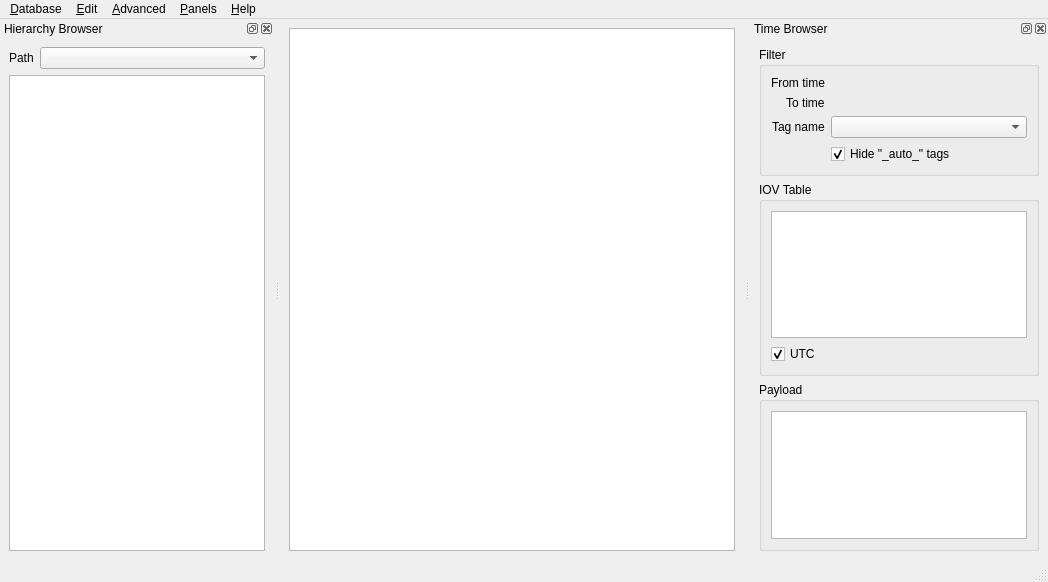
<ui version="4.0" >
 <author>Marco Clemencic</author>
 <class>MainWindow</class>
 <widget class="QMainWindow" name="MainWindow" >
  <property name="geometry" >
   <rect>
    <x>0</x>
    <y>0</y>
    <width>1048</width>
    <height>582</height>
   </rect>
  </property>
  <property name="contextMenuPolicy" >
   <enum>Qt::ActionsContextMenu</enum>
  </property>
  <property name="windowTitle" >
   <string comment="Browser for LHCb Conditions Database" >CondDBBrowser</string>
  </property>
  <property name="windowIcon" >
   <iconset resource="Resources.qrc" >
    <normaloff>:/icons/icon.png</normaloff>:/icons/icon.png</iconset>
  </property>
  <widget class="QWidget" name="mainPanel" >
   <layout class="QVBoxLayout" name="verticalLayout_5" >
    <item>
     <widget class="SearchableTextEdit" name="dataView" >
      <property name="acceptDrops" >
       <bool>false</bool>
      </property>
      <property name="textInteractionFlags" >
       <set>Qt::TextSelectableByKeyboard|Qt::TextSelectableByMouse</set>
      </property>
     </widget>
    </item>
   </layout>
  </widget>
  <widget class="QMenuBar" name="menubar" >
   <property name="geometry" >
    <rect>
     <x>0</x>
     <y>0</y>
     <width>1048</width>
     <height>28</height>
    </rect>
   </property>
   <widget class="QMenu" name="menuDataBase" >
    <property name="title" >
     <string>&amp;Database</string>
    </property>
    <widget class="QMenu" name="menuRecent" >
     <property name="title" >
      <string>&amp;Recent</string>
     </property>
    </widget>
    <widget class="QMenu" name="menuStandard" >
     <property name="title" >
      <string>Standard</string>
     </property>
    </widget>
    <addaction name="actionNew" />
    <addaction name="actionOpen" />
    <addaction name="menuRecent" />
    <addaction name="menuStandard" />
    <addaction name="separator" />
    <addaction name="actionRead_Only" />
    <addaction name="separator" />
    <addaction name="actionCopy_connection_string" />
    <addaction name="separator" />
    <addaction name="actionCreate_slice" />
    <addaction name="actionDump_to_files" />
    <addaction name="actionClose" />
    <addaction name="separator" />
    <addaction name="actionQuit" />
   </widget>
   <widget class="QMenu" name="menuEdit" >
    <property name="title" >
     <string>&amp;Edit</string>
    </property>
    <addaction name="actionAdd_condition" />
    <addaction name="actionNew_tag" />
   </widget>
   <widget class="QMenu" name="menuAdvanced" >
    <property name="enabled" >
     <bool>true</bool>
    </property>
    <property name="title" >
     <string>&amp;Advanced</string>
    </property>
    <addaction name="actionNew_node" />
    <addaction name="actionDelete_node" />
    <addaction name="actionDelete_tag" />
   </widget>
   <widget class="QMenu" name="menuHelp" >
    <property name="title" >
     <string>&amp;Help</string>
    </property>
    <addaction name="actionAbout" />
    <addaction name="actionAbout_Qt" />
   </widget>
   <widget class="QMenu" name="menuPanels" >
    <property name="title" >
     <string>&amp;Panels</string>
    </property>
   </widget>
   <addaction name="menuDataBase" />
   <addaction name="menuEdit" />
   <addaction name="menuAdvanced" />
   <addaction name="menuPanels" />
   <addaction name="menuHelp" />
  </widget>
  <widget class="QStatusBar" name="statusbar" />
  <widget class="QDockWidget" name="filterPanel" >
   <property name="windowTitle" >
    <string>Time Browser</string>
   </property>
   <attribute name="dockWidgetArea" >
    <number>2</number>
   </attribute>
   <widget class="QWidget" name="filterPanelContents" >
    <layout class="QVBoxLayout" name="verticalLayout_4" >
     <item>
      <widget class="QGroupBox" name="iovTagFilterGroupBox" >
       <property name="sizePolicy" >
        <sizepolicy vsizetype="Minimum" hsizetype="Preferred" >
         <horstretch>0</horstretch>
         <verstretch>0</verstretch>
        </sizepolicy>
       </property>
       <property name="title" >
        <string>Filter</string>
       </property>
       <layout class="QFormLayout" name="iovTagFilterLayout" >
        <property name="fieldGrowthPolicy" >
         <enum>QFormLayout::ExpandingFieldsGrow</enum>
        </property>
        <property name="labelAlignment" >
         <set>Qt::AlignBottom|Qt::AlignRight|Qt::AlignTrailing</set>
        </property>
        <property name="formAlignment" >
         <set>Qt::AlignLeading|Qt::AlignLeft|Qt::AlignTop</set>
        </property>
        <item row="0" column="0" >
         <widget class="QLabel" name="sinceLabel" >
          <property name="text" >
           <string>From time</string>
          </property>
         </widget>
        </item>
        <item row="0" column="1" >
         <widget class="TimePointEdit" native="1" name="sinceFilterWidget" >
          <property name="sizePolicy" >
           <sizepolicy vsizetype="Minimum" hsizetype="MinimumExpanding" >
            <horstretch>0</horstretch>
            <verstretch>0</verstretch>
           </sizepolicy>
          </property>
         </widget>
        </item>
        <item row="1" column="0" >
         <widget class="QLabel" name="untilLabel" >
          <property name="text" >
           <string>To time</string>
          </property>
         </widget>
        </item>
        <item row="1" column="1" >
         <widget class="TimePointEdit" native="1" name="untilFilterWidget" >
          <property name="sizePolicy" >
           <sizepolicy vsizetype="Minimum" hsizetype="MinimumExpanding" >
            <horstretch>0</horstretch>
            <verstretch>0</verstretch>
           </sizepolicy>
          </property>
         </widget>
        </item>
        <item row="2" column="0" >
         <widget class="QLabel" name="tagLabel" >
          <property name="text" >
           <string>Tag name</string>
          </property>
         </widget>
        </item>
        <item row="2" column="1" >
         <widget class="QComboBox" name="tagComboBox" >
          <property name="sizePolicy" >
           <sizepolicy vsizetype="Fixed" hsizetype="Expanding" >
            <horstretch>0</horstretch>
            <verstretch>0</verstretch>
           </sizepolicy>
          </property>
         </widget>
        </item>
        <item row="3" column="1" >
         <widget class="QCheckBox" name="hideAutoCheckBox" >
          <property name="toolTip" >
           <string>If checked, the special tags starting with "_auto_" are not displayed.</string>
          </property>
          <property name="text" >
           <string>Hide "_auto_" tags</string>
          </property>
          <property name="checked" >
           <bool>true</bool>
          </property>
         </widget>
        </item>
       </layout>
       <zorder>sinceLabel</zorder>
       <zorder>untilLabel</zorder>
       <zorder>tagLabel</zorder>
       <zorder>tagComboBox</zorder>
       <zorder>hideAutoCheckBox</zorder>
       <zorder>sinceFilterWidget</zorder>
       <zorder>untilFilterWidget</zorder>
      </widget>
     </item>
     <item>
      <widget class="QGroupBox" name="iovTableGroupBox" >
       <property name="sizePolicy" >
        <sizepolicy vsizetype="Expanding" hsizetype="Expanding" >
         <horstretch>0</horstretch>
         <verstretch>0</verstretch>
        </sizepolicy>
       </property>
       <property name="title" >
        <string>IOV Table</string>
       </property>
       <layout class="QVBoxLayout" name="verticalLayout" >
        <item>
         <widget class="QTableView" name="iovView" >
          <property name="enabled" >
           <bool>true</bool>
          </property>
          <property name="editTriggers" >
           <set>QAbstractItemView::NoEditTriggers</set>
          </property>
          <property name="selectionMode" >
           <enum>QAbstractItemView::SingleSelection</enum>
          </property>
          <property name="selectionBehavior" >
           <enum>QAbstractItemView::SelectRows</enum>
          </property>
         </widget>
        </item>
        <item>
         <widget class="QCheckBox" name="iovUTCCheckBox" >
          <property name="toolTip" >
           <string>Show the IoVs as UTC</string>
          </property>
          <property name="text" >
           <string>UTC</string>
          </property>
          <property name="checked" >
           <bool>true</bool>
          </property>
         </widget>
        </item>
       </layout>
      </widget>
     </item>
     <item>
      <widget class="QGroupBox" name="payloadGroupBox" >
       <property name="sizePolicy" >
        <sizepolicy vsizetype="Expanding" hsizetype="Expanding" >
         <horstretch>0</horstretch>
         <verstretch>0</verstretch>
        </sizepolicy>
       </property>
       <property name="title" >
        <string>Payload</string>
       </property>
       <layout class="QVBoxLayout" name="verticalLayout_2" >
        <item>
         <widget class="QListView" name="fieldsView" />
        </item>
       </layout>
      </widget>
     </item>
    </layout>
   </widget>
  </widget>
  <widget class="QDockWidget" name="browsePanel" >
   <property name="windowTitle" >
    <string>Hierarchy Browser</string>
   </property>
   <attribute name="dockWidgetArea" >
    <number>1</number>
   </attribute>
   <widget class="QWidget" name="browsePanelContents" >
    <layout class="QVBoxLayout" name="verticalLayout_3" >
     <item>
      <widget class="QWidget" native="1" name="pathPanel" >
       <layout class="QHBoxLayout" name="horizontalLayout" >
        <property name="margin" >
         <number>0</number>
        </property>
        <item>
         <widget class="QLabel" name="pathLabel" >
          <property name="sizePolicy" >
           <sizepolicy vsizetype="Preferred" hsizetype="Minimum" >
            <horstretch>0</horstretch>
            <verstretch>0</verstretch>
           </sizepolicy>
          </property>
          <property name="text" >
           <string>Path</string>
          </property>
         </widget>
        </item>
        <item>
         <widget class="QComboBox" name="pathComboBox" >
          <property name="sizePolicy" >
           <sizepolicy vsizetype="Fixed" hsizetype="Expanding" >
            <horstretch>0</horstretch>
            <verstretch>0</verstretch>
           </sizepolicy>
          </property>
          <property name="editable" >
           <bool>false</bool>
          </property>
          <property name="insertPolicy" >
           <enum>QComboBox::NoInsert</enum>
          </property>
         </widget>
        </item>
       </layout>
      </widget>
     </item>
     <item>
      <widget class="QTreeView" name="hierarchyTreeView" >
       <property name="contextMenuPolicy" >
        <enum>Qt::CustomContextMenu</enum>
       </property>
       <property name="editTriggers" >
        <set>QAbstractItemView::NoEditTriggers</set>
       </property>
       <property name="showDropIndicator" stdset="0" >
        <bool>false</bool>
       </property>
       <property name="textElideMode" >
        <enum>Qt::ElideMiddle</enum>
       </property>
       <property name="headerHidden" >
        <bool>true</bool>
       </property>
      </widget>
     </item>
    </layout>
   </widget>
  </widget>
  <action name="actionNew" >
   <property name="text" >
    <string>&amp;New</string>
   </property>
   <property name="shortcut" >
    <string>Ctrl+N</string>
   </property>
  </action>
  <action name="actionOpen" >
   <property name="text" >
    <string>&amp;Open</string>
   </property>
   <property name="shortcut" >
    <string>Ctrl+O</string>
   </property>
  </action>
  <action name="actionCreate_slice" >
   <property name="text" >
    <string>Create slice</string>
   </property>
   <property name="shortcut" >
    <string>Ctrl+S</string>
   </property>
  </action>
  <action name="actionClose" >
   <property name="text" >
    <string>Close</string>
   </property>
   <property name="shortcut" >
    <string>Ctrl+W</string>
   </property>
  </action>
  <action name="actionAdd_condition" >
   <property name="text" >
    <string>Add condition</string>
   </property>
   <property name="shortcut" >
    <string>Ctrl++</string>
   </property>
  </action>
  <action name="actionNew_tag" >
   <property name="text" >
    <string>New tag</string>
   </property>
   <property name="shortcut" >
    <string>Ctrl+T</string>
   </property>
  </action>
  <action name="actionNew_node" >
   <property name="text" >
    <string>New node</string>
   </property>
  </action>
  <action name="actionDelete_node" >
   <property name="text" >
    <string>Delete node</string>
   </property>
  </action>
  <action name="actionDelete_tag" >
   <property name="text" >
    <string>Delete tag</string>
   </property>
  </action>
  <action name="actionAbout" >
   <property name="text" >
    <string>About</string>
   </property>
  </action>
  <action name="actionQuit" >
   <property name="text" >
    <string>&amp;Quit</string>
   </property>
   <property name="shortcut" >
    <string>Ctrl+Q</string>
   </property>
  </action>
  <action name="actionAbout_Qt" >
   <property name="text" >
    <string>About Qt</string>
   </property>
  </action>
  <action name="actionDump_to_files" >
   <property name="text" >
    <string>Dump to files</string>
   </property>
  </action>
  <action name="actionRead_Only" >
   <property name="checkable" >
    <bool>true</bool>
   </property>
   <property name="checked" >
    <bool>true</bool>
   </property>
   <property name="text" >
    <string>Read Only</string>
   </property>
   <property name="statusTip" >
    <string>Change the opening mode of the database (re-opens it)</string>
   </property>
  </action>
  <action name="actionCopy_path" >
   <property name="text" >
    <string>Copy path</string>
   </property>
  </action>
  <action name="actionCopy_connection_string" >
   <property name="text" >
    <string>&amp;Copy connection string</string>
   </property>
  </action>
  <action name="actionWelcome_message" >
   <property name="text" >
    <string>Welcome message</string>
   </property>
  </action>
 </widget>
 <customwidgets>
  <customwidget>
   <class>TimePointEdit</class>
   <extends>QWidget</extends>
   <header>CondDBUI/Browser/Widgets.h</header>
   <container>1</container>
   <slots>
    <slot>setMinimumDateTime(QDateTime)</slot>
    <slot>setMaximumDateTime(QDateTime)</slot>
    <slot>resetMinimumDateTime()</slot>
    <slot>resetMaximumDateTime()</slot>
    <signal>dateTimeChanged(QDateTime)</signal>
    <signal>dateChanged(QDate)</signal>
    <signal>timeChanged(QTime)</signal>
    <signal>maxChanged(bool)</signal>
    <signal>maxChecked()</signal>
    <signal>maxUnchecked()</signal>
    <signal>validityKeyChanged(cool::ValidityKey)</signal>
   </slots>
  </customwidget>
  <customwidget>
   <class>SearchableTextEdit</class>
   <extends>QPlainTextEdit</extends>
   <header>CondDBUI/Browser/Widgets.h</header>
  </customwidget>
 </customwidgets>
 <resources>
  <include location="Resources.qrc" />
 </resources>
 <connections>
  <connection>
   <sender>actionQuit</sender>
   <signal>triggered()</signal>
   <receiver>MainWindow</receiver>
   <slot>close()</slot>
   <hints>
    <hint type="sourcelabel" >
     <x>-1</x>
     <y>-1</y>
    </hint>
    <hint type="destinationlabel" >
     <x>451</x>
     <y>336</y>
    </hint>
   </hints>
  </connection>
  <connection>
   <sender>actionAbout_Qt</sender>
   <signal>triggered()</signal>
   <receiver>MainWindow</receiver>
   <slot>aboutQt()</slot>
   <hints>
    <hint type="sourcelabel" >
     <x>-1</x>
     <y>-1</y>
    </hint>
    <hint type="destinationlabel" >
     <x>451</x>
     <y>336</y>
    </hint>
   </hints>
  </connection>
  <connection>
   <sender>actionClose</sender>
   <signal>triggered()</signal>
   <receiver>MainWindow</receiver>
   <slot>closeDatabase()</slot>
   <hints>
    <hint type="sourcelabel" >
     <x>-1</x>
     <y>-1</y>
    </hint>
    <hint type="destinationlabel" >
     <x>451</x>
     <y>336</y>
    </hint>
   </hints>
  </connection>
  <connection>
   <sender>actionAbout</sender>
   <signal>triggered()</signal>
   <receiver>MainWindow</receiver>
   <slot>aboutDialog()</slot>
   <hints>
    <hint type="sourcelabel" >
     <x>-1</x>
     <y>-1</y>
    </hint>
    <hint type="destinationlabel" >
     <x>482</x>
     <y>327</y>
    </hint>
   </hints>
  </connection>
  <connection>
   <sender>pathComboBox</sender>
   <signal>currentIndexChanged(QString)</signal>
   <receiver>MainWindow</receiver>
   <slot>selectedPath(QString)</slot>
   <hints>
    <hint type="sourcelabel" >
     <x>218</x>
     <y>77</y>
    </hint>
    <hint type="destinationlabel" >
     <x>482</x>
     <y>327</y>
    </hint>
   </hints>
  </connection>
  <connection>
   <sender>actionRead_Only</sender>
   <signal>triggered(bool)</signal>
   <receiver>MainWindow</receiver>
   <slot>reopenDatabase(bool)</slot>
   <hints>
    <hint type="sourcelabel" >
     <x>-1</x>
     <y>-1</y>
    </hint>
    <hint type="destinationlabel" >
     <x>482</x>
     <y>327</y>
    </hint>
   </hints>
  </connection>
  <connection>
   <sender>sinceFilterWidget</sender>
   <signal>dateTimeChanged(QDateTime)</signal>
   <receiver>untilFilterWidget</receiver>
   <slot>setMinimumDateTime(QDateTime)</slot>
   <hints>
    <hint type="sourcelabel" >
     <x>1027</x>
     <y>97</y>
    </hint>
    <hint type="destinationlabel" >
     <x>1027</x>
     <y>119</y>
    </hint>
   </hints>
  </connection>
  <connection>
   <sender>untilFilterWidget</sender>
   <signal>maxChecked()</signal>
   <receiver>sinceFilterWidget</receiver>
   <slot>resetMaximumDateTime()</slot>
   <hints>
    <hint type="sourcelabel" >
     <x>1027</x>
     <y>119</y>
    </hint>
    <hint type="destinationlabel" >
     <x>1027</x>
     <y>97</y>
    </hint>
   </hints>
  </connection>
  <connection>
   <sender>untilFilterWidget</sender>
   <signal>dateTimeChanged(QDateTime)</signal>
   <receiver>sinceFilterWidget</receiver>
   <slot>setMaximumDateTime(QDateTime)</slot>
   <hints>
    <hint type="sourcelabel" >
     <x>1027</x>
     <y>119</y>
    </hint>
    <hint type="destinationlabel" >
     <x>1027</x>
     <y>97</y>
    </hint>
   </hints>
  </connection>
  <connection>
   <sender>actionNew</sender>
   <signal>triggered()</signal>
   <receiver>MainWindow</receiver>
   <slot>newDatabaseDialog()</slot>
   <hints>
    <hint type="sourcelabel" >
     <x>-1</x>
     <y>-1</y>
    </hint>
    <hint type="destinationlabel" >
     <x>482</x>
     <y>327</y>
    </hint>
   </hints>
  </connection>
  <connection>
   <sender>actionOpen</sender>
   <signal>triggered()</signal>
   <receiver>MainWindow</receiver>
   <slot>openDatabaseDialog()</slot>
   <hints>
    <hint type="sourcelabel" >
     <x>-1</x>
     <y>-1</y>
    </hint>
    <hint type="destinationlabel" >
     <x>482</x>
     <y>327</y>
    </hint>
   </hints>
  </connection>
  <connection>
   <sender>actionDump_to_files</sender>
   <signal>triggered()</signal>
   <receiver>MainWindow</receiver>
   <slot>dumpToFiles()</slot>
   <hints>
    <hint type="sourcelabel" >
     <x>-1</x>
     <y>-1</y>
    </hint>
    <hint type="destinationlabel" >
     <x>482</x>
     <y>327</y>
    </hint>
   </hints>
  </connection>
  <connection>
   <sender>MainWindow</sender>
   <signal>databaseOpen(bool)</signal>
   <receiver>actionDump_to_files</receiver>
   <slot>setEnabled(bool)</slot>
   <hints>
    <hint type="sourcelabel" >
     <x>482</x>
     <y>327</y>
    </hint>
    <hint type="destinationlabel" >
     <x>-1</x>
     <y>-1</y>
    </hint>
   </hints>
  </connection>
  <connection>
   <sender>MainWindow</sender>
   <signal>databaseOpen(bool)</signal>
   <receiver>actionRead_Only</receiver>
   <slot>setEnabled(bool)</slot>
   <hints>
    <hint type="sourcelabel" >
     <x>482</x>
     <y>327</y>
    </hint>
    <hint type="destinationlabel" >
     <x>-1</x>
     <y>-1</y>
    </hint>
   </hints>
  </connection>
  <connection>
   <sender>MainWindow</sender>
   <signal>databaseOpen(bool)</signal>
   <receiver>actionClose</receiver>
   <slot>setEnabled(bool)</slot>
   <hints>
    <hint type="sourcelabel" >
     <x>482</x>
     <y>327</y>
    </hint>
    <hint type="destinationlabel" >
     <x>-1</x>
     <y>-1</y>
    </hint>
   </hints>
  </connection>
  <connection>
   <sender>MainWindow</sender>
   <signal>databaseOpen(bool)</signal>
   <receiver>actionCreate_slice</receiver>
   <slot>setEnabled(bool)</slot>
   <hints>
    <hint type="sourcelabel" >
     <x>482</x>
     <y>327</y>
    </hint>
    <hint type="destinationlabel" >
     <x>-1</x>
     <y>-1</y>
    </hint>
   </hints>
  </connection>
  <connection>
   <sender>MainWindow</sender>
   <signal>databaseOpenReadOnly(bool)</signal>
   <receiver>actionRead_Only</receiver>
   <slot>setChecked(bool)</slot>
   <hints>
    <hint type="sourcelabel" >
     <x>482</x>
     <y>327</y>
    </hint>
    <hint type="destinationlabel" >
     <x>-1</x>
     <y>-1</y>
    </hint>
   </hints>
  </connection>
  <connection>
   <sender>actionNew_node</sender>
   <signal>triggered()</signal>
   <receiver>MainWindow</receiver>
   <slot>newNodeDialog()</slot>
   <hints>
    <hint type="sourcelabel" >
     <x>-1</x>
     <y>-1</y>
    </hint>
    <hint type="destinationlabel" >
     <x>482</x>
     <y>327</y>
    </hint>
   </hints>
  </connection>
  <connection>
   <sender>actionDelete_node</sender>
   <signal>triggered()</signal>
   <receiver>MainWindow</receiver>
   <slot>deleteNode()</slot>
   <hints>
    <hint type="sourcelabel" >
     <x>-1</x>
     <y>-1</y>
    </hint>
    <hint type="destinationlabel" >
     <x>482</x>
     <y>327</y>
    </hint>
   </hints>
  </connection>
  <connection>
   <sender>actionCreate_slice</sender>
   <signal>triggered()</signal>
   <receiver>MainWindow</receiver>
   <slot>createSlice()</slot>
   <hints>
    <hint type="sourcelabel" >
     <x>-1</x>
     <y>-1</y>
    </hint>
    <hint type="destinationlabel" >
     <x>482</x>
     <y>327</y>
    </hint>
   </hints>
  </connection>
  <connection>
   <sender>actionAdd_condition</sender>
   <signal>triggered()</signal>
   <receiver>MainWindow</receiver>
   <slot>addCondition()</slot>
   <hints>
    <hint type="sourcelabel" >
     <x>-1</x>
     <y>-1</y>
    </hint>
    <hint type="destinationlabel" >
     <x>482</x>
     <y>327</y>
    </hint>
   </hints>
  </connection>
  <connection>
   <sender>actionNew_tag</sender>
   <signal>triggered()</signal>
   <receiver>MainWindow</receiver>
   <slot>newTag()</slot>
   <hints>
    <hint type="sourcelabel" >
     <x>-1</x>
     <y>-1</y>
    </hint>
    <hint type="destinationlabel" >
     <x>482</x>
     <y>327</y>
    </hint>
   </hints>
  </connection>
  <connection>
   <sender>actionDelete_tag</sender>
   <signal>triggered()</signal>
   <receiver>MainWindow</receiver>
   <slot>deleteTag()</slot>
   <hints>
    <hint type="sourcelabel" >
     <x>-1</x>
     <y>-1</y>
    </hint>
    <hint type="destinationlabel" >
     <x>482</x>
     <y>327</y>
    </hint>
   </hints>
  </connection>
  <connection>
   <sender>hierarchyTreeView</sender>
   <signal>customContextMenuRequested(QPoint)</signal>
   <receiver>MainWindow</receiver>
   <slot>showHierarchyContextMenu(QPoint)</slot>
   <hints>
    <hint type="sourcelabel" >
     <x>160</x>
     <y>344</y>
    </hint>
    <hint type="destinationlabel" >
     <x>482</x>
     <y>327</y>
    </hint>
   </hints>
  </connection>
  <connection>
   <sender>actionCopy_path</sender>
   <signal>activated()</signal>
   <receiver>MainWindow</receiver>
   <slot>copyPathToClipboard()</slot>
   <hints>
    <hint type="sourcelabel" >
     <x>-1</x>
     <y>-1</y>
    </hint>
    <hint type="destinationlabel" >
     <x>482</x>
     <y>327</y>
    </hint>
   </hints>
  </connection>
  <connection>
   <sender>MainWindow</sender>
   <signal>databaseOpenReadOnly(bool)</signal>
   <receiver>actionAdd_condition</receiver>
   <slot>setDisabled(bool)</slot>
   <hints>
    <hint type="sourcelabel" >
     <x>482</x>
     <y>327</y>
    </hint>
    <hint type="destinationlabel" >
     <x>-1</x>
     <y>-1</y>
    </hint>
   </hints>
  </connection>
  <connection>
   <sender>MainWindow</sender>
   <signal>databaseOpenReadOnly(bool)</signal>
   <receiver>actionDelete_node</receiver>
   <slot>setDisabled(bool)</slot>
   <hints>
    <hint type="sourcelabel" >
     <x>482</x>
     <y>327</y>
    </hint>
    <hint type="destinationlabel" >
     <x>-1</x>
     <y>-1</y>
    </hint>
   </hints>
  </connection>
  <connection>
   <sender>MainWindow</sender>
   <signal>databaseOpenReadOnly(bool)</signal>
   <receiver>actionDelete_tag</receiver>
   <slot>setDisabled(bool)</slot>
   <hints>
    <hint type="sourcelabel" >
     <x>482</x>
     <y>327</y>
    </hint>
    <hint type="destinationlabel" >
     <x>-1</x>
     <y>-1</y>
    </hint>
   </hints>
  </connection>
  <connection>
   <sender>MainWindow</sender>
   <signal>databaseOpenReadOnly(bool)</signal>
   <receiver>actionNew_node</receiver>
   <slot>setDisabled(bool)</slot>
   <hints>
    <hint type="sourcelabel" >
     <x>482</x>
     <y>327</y>
    </hint>
    <hint type="destinationlabel" >
     <x>-1</x>
     <y>-1</y>
    </hint>
   </hints>
  </connection>
  <connection>
   <sender>MainWindow</sender>
   <signal>databaseOpenReadOnly(bool)</signal>
   <receiver>actionNew_tag</receiver>
   <slot>setDisabled(bool)</slot>
   <hints>
    <hint type="sourcelabel" >
     <x>482</x>
     <y>327</y>
    </hint>
    <hint type="destinationlabel" >
     <x>-1</x>
     <y>-1</y>
    </hint>
   </hints>
  </connection>
  <connection>
   <sender>MainWindow</sender>
   <signal>databaseOpen(bool)</signal>
   <receiver>filterPanel</receiver>
   <slot>setEnabled(bool)</slot>
   <hints>
    <hint type="sourcelabel" >
     <x>523</x>
     <y>290</y>
    </hint>
    <hint type="destinationlabel" >
     <x>912</x>
     <y>294</y>
    </hint>
   </hints>
  </connection>
  <connection>
   <sender>MainWindow</sender>
   <signal>databaseOpen(bool)</signal>
   <receiver>mainPanel</receiver>
   <slot>setEnabled(bool)</slot>
   <hints>
    <hint type="sourcelabel" >
     <x>523</x>
     <y>290</y>
    </hint>
    <hint type="destinationlabel" >
     <x>515</x>
     <y>294</y>
    </hint>
   </hints>
  </connection>
  <connection>
   <sender>MainWindow</sender>
   <signal>databaseOpen(bool)</signal>
   <receiver>browsePanel</receiver>
   <slot>setEnabled(bool)</slot>
   <hints>
    <hint type="sourcelabel" >
     <x>523</x>
     <y>290</y>
    </hint>
    <hint type="destinationlabel" >
     <x>128</x>
     <y>294</y>
    </hint>
   </hints>
  </connection>
  <connection>
   <sender>actionCopy_connection_string</sender>
   <signal>activated()</signal>
   <receiver>MainWindow</receiver>
   <slot>copyConnStrToClipboard()</slot>
   <hints>
    <hint type="sourcelabel" >
     <x>-1</x>
     <y>-1</y>
    </hint>
    <hint type="destinationlabel" >
     <x>523</x>
     <y>290</y>
    </hint>
   </hints>
  </connection>
  <connection>
   <sender>MainWindow</sender>
   <signal>databaseOpen(bool)</signal>
   <receiver>actionCopy_connection_string</receiver>
   <slot>setEnabled(bool)</slot>
   <hints>
    <hint type="sourcelabel" >
     <x>523</x>
     <y>290</y>
    </hint>
    <hint type="destinationlabel" >
     <x>-1</x>
     <y>-1</y>
    </hint>
   </hints>
  </connection>
 </connections>
 <slots>
  <slot>aboutQt()</slot>
  <slot>openStandardDatabase()</slot>
  <slot>closeDatabase()</slot>
  <slot>aboutDialog()</slot>
  <slot>selectedItem(QModelIndex)</slot>
  <slot>selectedPath(QString)</slot>
  <slot>testSlot()</slot>
  <slot>reopenDatabase(bool)</slot>
  <slot>sinceChanged(QDateTime)</slot>
  <slot>untilChanged(QDateTime)</slot>
  <slot>newDatabaseDialog()</slot>
  <slot>openDatabaseDialog()</slot>
  <slot>dumpToFiles()</slot>
  <slot>newNodeDialog()</slot>
  <slot>deleteNode()</slot>
  <slot>createSlice()</slot>
  <slot>addCondition()</slot>
  <slot>newTag()</slot>
  <slot>deleteTag()</slot>
  <slot>showHierarchyContextMenu(QPoint)</slot>
  <slot>copyPathToClipboard()</slot>
  <slot>copyConnStrToClipboard()</slot>
  <signal>openedDB(P*)</signal>
  <signal>databaseOpen(bool)</signal>
  <signal>databaseOpenReadOnly(bool)</signal>
 </slots>
</ui>
